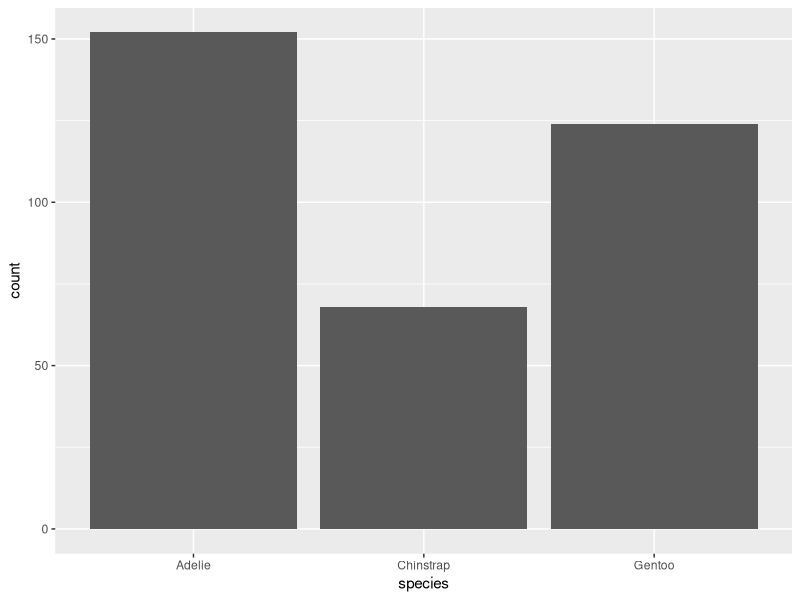
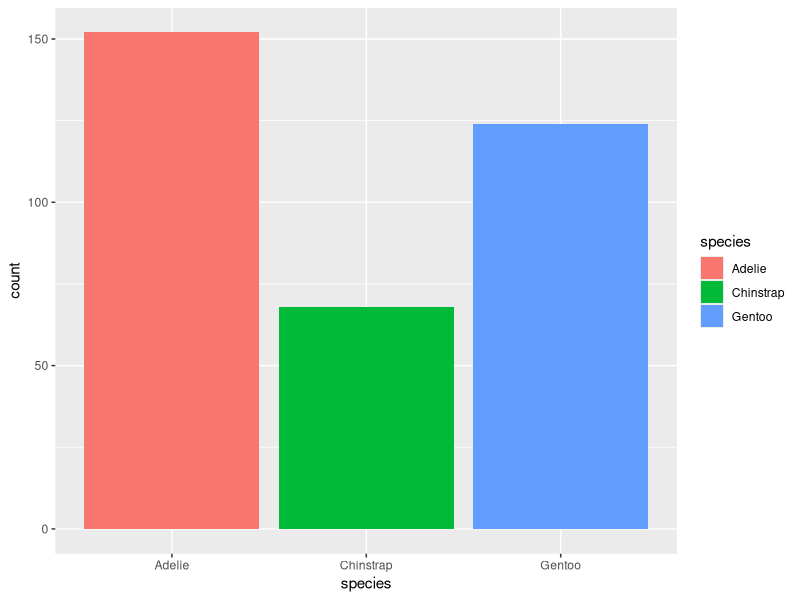
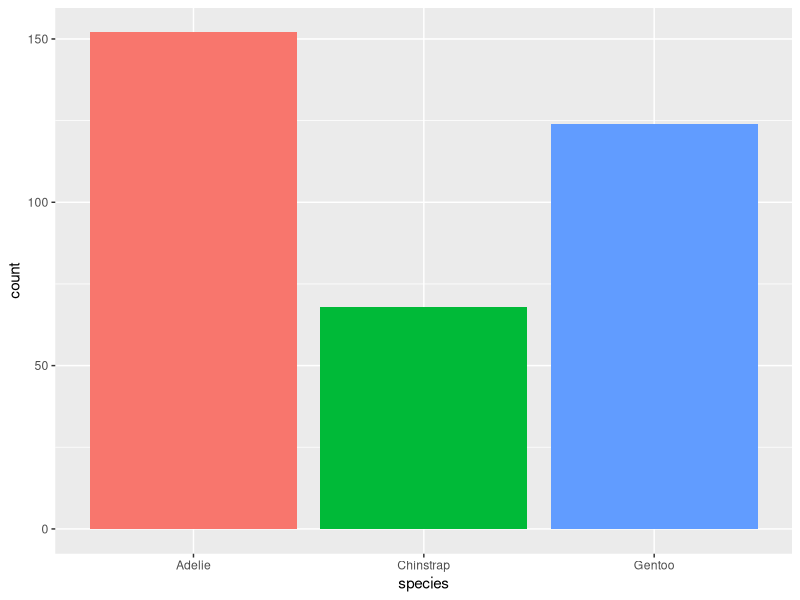
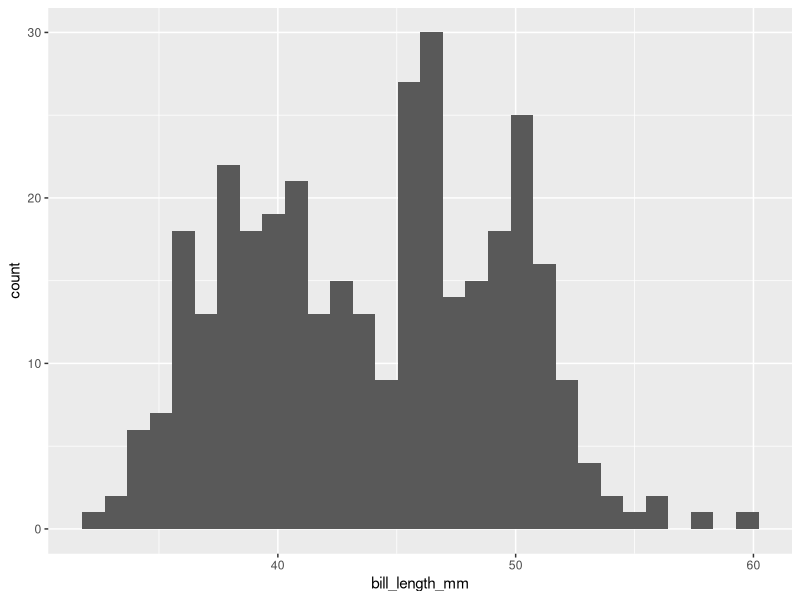
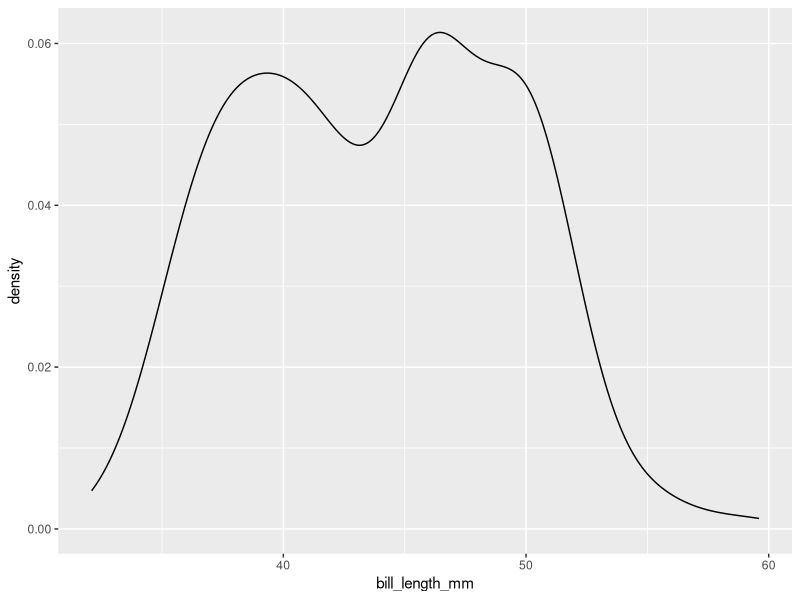
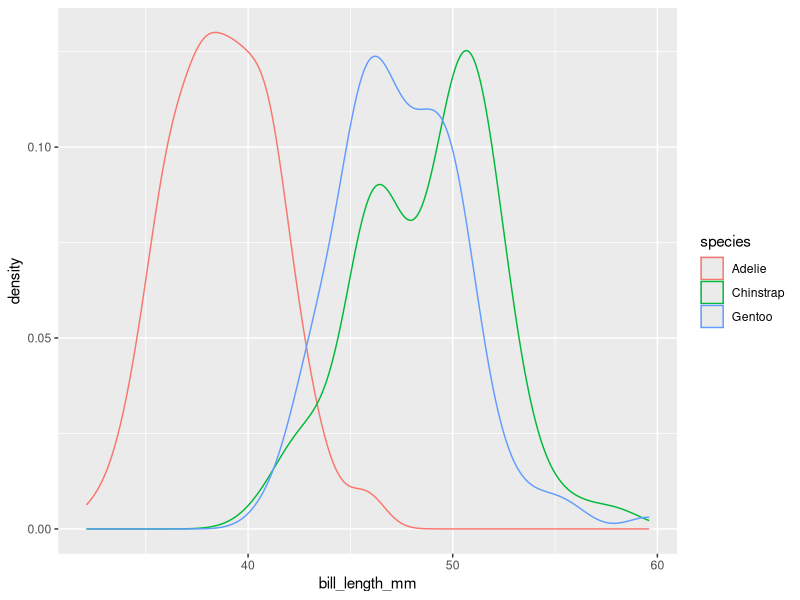
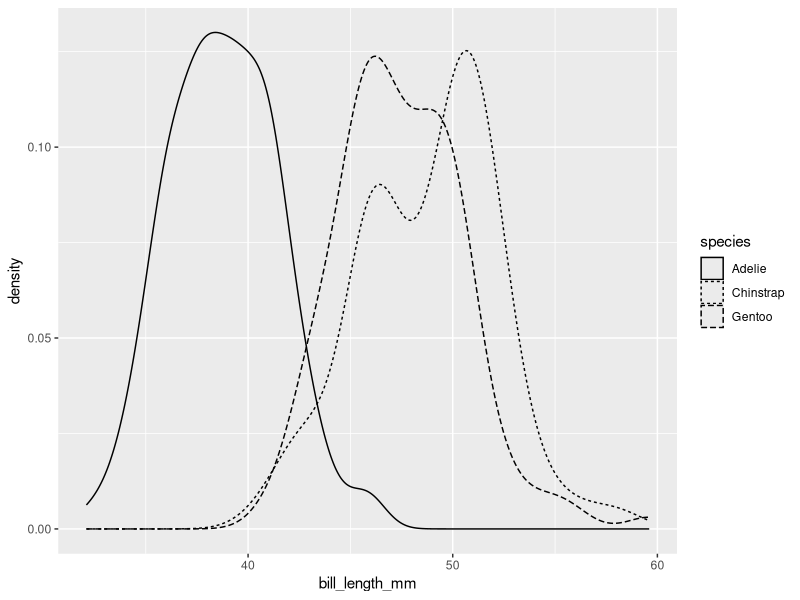
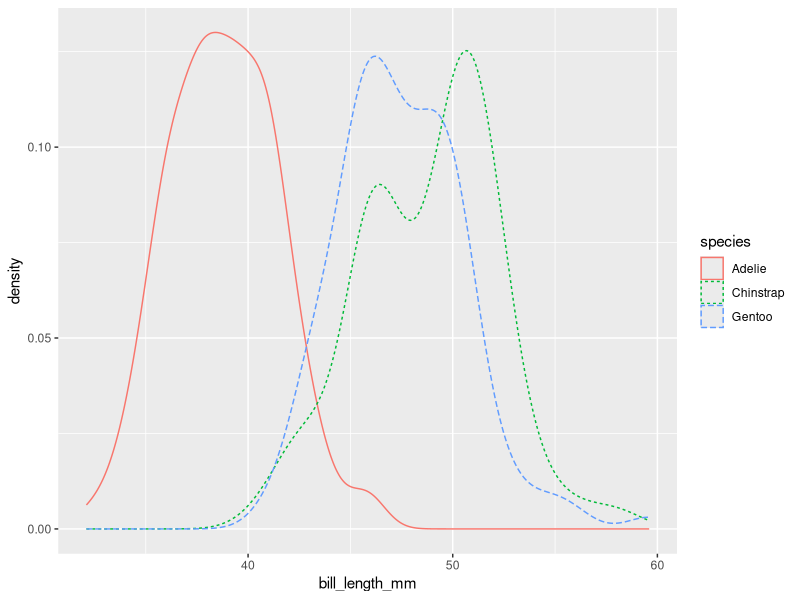

Reproduce these figures in R, in order. (Note: this script raises an error after producing the figures.)
## ---- chunk 1
knitr::opts_chunk$set(
  tidy = TRUE
)
## ---- chunk 2
library(ggplot2)
## ---- chunk 3
data(penguins, package = "palmerpenguins")
## ---- chunk 4
ggplot(penguins) + geom_bar(aes(x = species))
## ---- chunk 5
ggplot(penguins) + geom_bar(aes(x = species, fill = species))
## ---- chunk 6
ggplot(penguins) + geom_bar(aes(x = species, fill = species)) + theme(legend.position = "none")
## ---- chunk 7
ggplot(penguins) + geom_histogram(aes(x = bill_length_mm))
## ---- chunk 8
ggplot(penguins) + geom_density(aes(x = bill_length_mm))
## ---- chunk 9
ggplot(penguins) + geom_density(aes(x = bill_length_mm, col = species))
## ---- chunk 10
ggplot(penguins) + geom_density(aes(x = bill_length_mm, linetype = species))
ggplot(penguins) + geom_density(aes(x = bill_length_mm, col = species, linetype = species))
## ---- chunk 11
ggplot(penguins) + geom_density(aes(x = bill_length_mm, fill = species))
## ---- chunk 12
ggplot(penguins) + geom_density(aes(x = bill_length_mm, fill = species), alpha = 0.3)
## ---- chunk 13
ggplot(penguins) + geom_boxplot(aes(y = bill_length_mm, x = species))
## ---- chunk 14
ggplot(penguins) + geom_boxplot(aes(y = bill_length_mm, x = species, fill = species)) + theme(legend.position = "none")
## ---- chunk 15
ggplot(penguins) + geom_violin(aes(x = species, y = bill_length_mm))
## ---- chunk 16
ggplot(penguins) + geom_point(aes(x = body_mass_g, y = bill_length_mm))
## ---- chunk 17
ggplot(penguins) + geom_point(aes(x = body_mass_g, y = bill_length_mm, col = species))
## ---- chunk 18
ggplot(penguins) + geom_point(aes(x = body_mass_g, y = bill_length_mm, color = species, shape = species))
## ---- chunk 19
ggplot(penguins) + geom_point(aes(x = body_mass_g, y = bill_length_mm, color = species, shape = species)) + geom_smooth(aes(x = body_mass_g, y = bill_length_mm), method = "lm")
## ---- chunk 20
ggplot(penguins) + geom_point(aes(x = body_mass_g, y = bill_length_mm, color = species, shape = species)) + geom_smooth(aes(x = body_mass_g, y = bill_length_mm, col = species), method = "lm")
## ---- chunk 21
ggplot(data  = penguins, mapping = aes(x = body_mass_g, y = bill_length_mm, color = species)) + geom_point(aes(shape = species)) + geom_smooth(method = "lm")
## ---- chunk 22
ggp <- ggplot(data  = penguins, mapping = aes(x = body_mass_g, y = bill_length_mm, color = species)) + geom_point(aes(shape = species))
ggp
## ---- chunk 23
ggp <- ggp + xlab("body mass (g)") + ylab("bill length (mm)") + ggtitle("Penguin body characteristics")
## ---- chunk 24
ggp + scale_color_manual(values = c("#1b9e77", "#d95f02", "#7570b3"))
## ---- chunk 25
ggp + scale_color_brewer(type = "seq", palette = "Dark2")
## ---- chunk 26
ggp + theme(legend.position = "bottom")
## ---- chunk 27
ggp_gray <- ggp + theme_gray() + ggtitle("theme_gray")
ggp_bw <- ggp + theme_bw() + ggtitle("theme_bw")
ggp_classic <- ggp + theme_classic() + ggtitle("theme_classic")
ggp_minimal <- ggp + theme_minimal() + ggtitle("theme_minimal")
ggp_light <- ggp + theme_light() + ggtitle("theme_light")
ggp_dark <- ggp + theme_dark() + ggtitle("theme_dark")
library(patchwork)
(ggp_gray | ggp_bw) / (ggp_classic | ggp_minimal) / (ggp_light | ggp_dark)

## ---- chunk 28
ggplot(penguins) + geom_point(aes(x = body_mass_g, y = bill_length_mm)) + facet_wrap(~species)
## ---- chunk 29
ggplot(subset(penguins, !is.na(sex))) + geom_point(aes(x = body_mass_g, y = bill_length_mm)) + facet_grid(species ~ sex)
## ---- chunk 30
ggplot(subset(penguins, !is.na(sex))) + geom_point(aes(x = body_mass_g, y = bill_length_mm, color = sex, shape = sex)) + facet_wrap(~ species)
## ---- chunk 31
ggplot(penguins) + geom_bar(aes(x = sex))
## ---- chunk 32
# count values with each level
penguins_count <- as.data.frame(table(penguins$sex, useNA = "ifany"))
# rename variales
names(penguins_count) <- c("sex", "count")
ggplot(penguins_count) + geom_bar(aes(x = sex, y = count), stat = "identity")
## ---- chunk 33
data(Galton, package = "HistData")
ggplot(Galton) + geom_point(aes(x = parent, y = child))
## ---- chunk 34
ggplot(Galton) + geom_point(aes(x = parent, y = child), position = "jitter")
## ---- chunk 35
ggplot(penguins) +  geom_bar(aes(x = species, fill = sex))
## ---- chunk 36
ggplot(penguins) +  geom_bar(aes(x = species, fill = sex), position = "fill")
## ---- chunk 37
ggplot(penguins) +  geom_bar(aes(x = species, fill = sex), position = "dodge")
## ---- chunk 38
ggplot(penguins) +  geom_bar(aes(x = species, fill = species)) + facet_wrap(~ sex)
## ---- chunk 39
ggplot(penguins) +  geom_bar(aes(x = sex, fill = sex)) + facet_wrap(~ species)
## ---- chunk 40
ggp_stack <- ggplot(diamonds) + geom_bar(aes(x = cut, fill = clarity)) + ggtitle("stack") + theme(axis.text.x = element_text(angle = 90, hjust = 1))
ggp_dodge <- ggplot(diamonds) + geom_bar(aes(x = cut, fill = clarity), position = "dodge") + ggtitle("dodge") + theme(axis.text.x = element_text(angle = 90, hjust = 1))
ggp_stack + ggp_dodge
## ---- chunk 41
ggplot(penguins) + geom_boxplot(aes(y = body_mass_g, fill = species))
ggplot(penguins) + geom_boxplot(aes(y = body_mass_g, fill = species)) + coord_flip()
